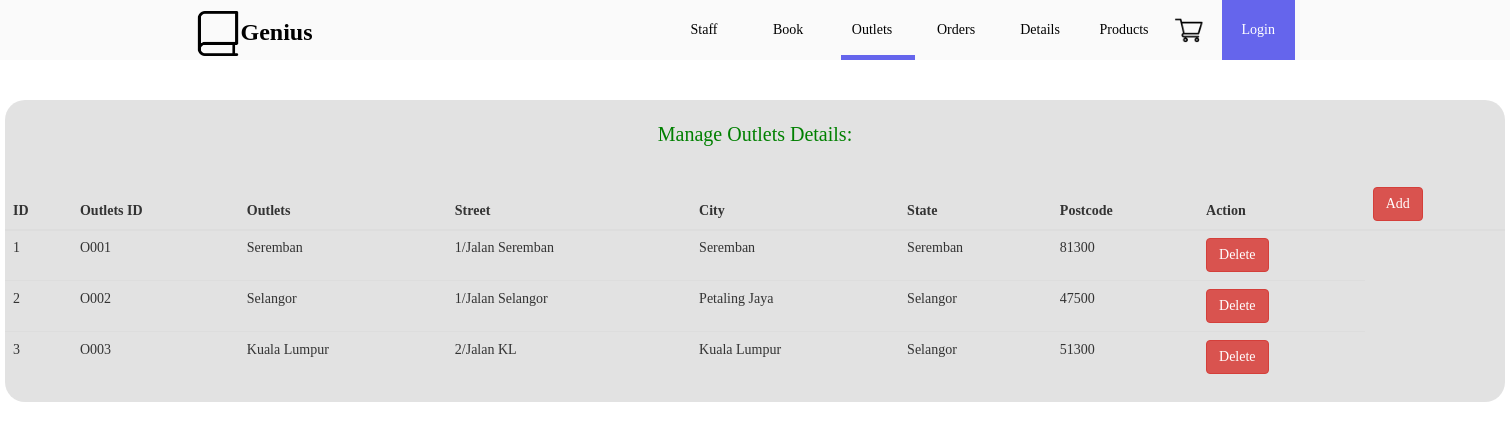
The app's page /admin/outlet.php with its own data.
### tables this page shows
CREATE TABLE `outlets` (
  `id` int NOT NULL AUTO_INCREMENT,
  `outletsID`  varchar(255) NOT NULL,
  `outlets`  varchar(255) NOT NULL,
  `street` varchar(255) NOT NULL,
  `city` varchar(255) NOT NULL,
  `state` varchar(255) NOT NULL,
  `postcode` varchar(255) NOT NULL,
  PRIMARY KEY (id)
);

### admin/outlet.php (the view, shortened to what this page needs)
<!DOCTYPE html>
<html>
<link href="https://cdnjs.cloudflare.com/ajax/libs/twitter-bootstrap/3.3.7/css/bootstrap.min.css" rel="stylesheet" />
<link rel="stylesheet" href="https://cdnjs.cloudflare.com/ajax/libs/bootstrap-tagsinput/0.8.0/bootstrap-tagsinput.css">
<link rel="stylesheet" href="https://cdnjs.cloudflare.com/ajax/libs/bootstrap-tagsinput/0.8.0/bootstrap-tagsinput-typeahead.css" />
<link rel="stylesheet" href="../css/homepage.css" type="text/css">
<link rel="stylesheet" href="../css/website.css" type="text/css">
<link rel="stylesheet" href="../css/products.css" type="text/css">
<head>
</head>
<?php
if (isset($_GET['outlet'])) {
  $selectedOutlet = $_GET['outlet'];
} else {
  $selectedOutlet = 'd';
}
?>
<body style="height: 1700px" id="style-1">
  <div id="home" class="nav-bar">
    <nav class="nav-box">
        <a class="logo-text" >
            <img class="navigate-logo" src="../img/book.png" alt="Book">
            <b>Genius</b>
        </a>
        <?php
        if (isset($_SESSION['loggedin']) && $_SESSION['loggedin'] == true) {
            echo '<button onclick="showLogoutDiv()" class="nav-contact nav-list logged-in">';
            echo "Hello, ",$_SESSION['name'],"!";
            echo '</button>';
        } else {
            echo '<a class="nav-contact nav-list" href="../profile/login.php">';
            echo "Login";
            echo '</a>';
        }
        ?>
        <img class="my-cart cart-icon" src="../img/cart.svg" alt="cart">
        <a class="nav-list" onclick="phome()">Products<div></div></a>
        <a class="nav-list" onclick="details()">Details<div></div></a>
        <a class="nav-list" onclick="order()">Orders<div></div></a>
        <a class="nav-list" onclick="outlets()">Outlets<div class="nav-active"></div></a>
        <a class="nav-list" onclick="book()">Book<div></div></a>
        <a class="nav-list" onclick="staff()">Staff</div></a>
<div>
  <?php require_once 'adminphp.php'; ?>
  <div class="background" style="height: 1650px">
  <div class="container">
    <?php
        $mysqli = new mysqli('localhost', 'root', '', 'capstone2') or die(mysqli_error($mysqli));
        $result = $mysqli->query("SELECT * FROM outlets") or die($mysqli_error);
        ?>
        <br><p style="font-size:20px; color:green;">Manage Outlets Details:</p><br>
        <div class="row justify-content-center">
            <table class="table table-align">
                <thead>
                    <tr>
                        <th>ID</th>
                        <th>Outlets ID</th>
                        <th>Outlets</th>
                        <th>Street</th>
                        <th>City</th>
                        <th>State</th>
                        <th>Postcode</th>
                        <th colspan="5">Action</th>
                        <th><a href="addoutlet.php?outlet=<?php echo $selectedOutlet; ?>"
                            class="btn btn-danger">Add</a></th>
                </thead>
        <?php
            while ($row = $result->fetch_assoc()): ?>
                <tr>
                    <td><?php echo $row['id']; ?></td>
                    <td><?php echo $row['outletsID']; ?></td>
                    <td><?php echo $row['outlets']; ?></td>
                    <td><?php echo $row['street']; ?></td>
                    <td><?php echo $row['city']; ?></td>
                    <td><?php echo $row['state']; ?></td>
                    <td><?php echo $row['postcode']; ?></td>
                    <td>
                    <a href="outlet.php?deleteproducts=<?php echo $row['id']; ?>&outlet=<?php echo $selectedOutlet; ?>"
                      class="btn btn-danger">Delete</a>
                    </td>
                </tr>
            <?php endwhile; ?>
            </table>
        </div>
</div>
</div>
</body>
</html>

### css/homepage.css (style rules this page uses)
body { height: max-content; align-items: center; justify-content: center; }
.container { background-color: rgba(211, 211, 211, 0.658); width: 1500px; margin-left: auto; margin-right: auto; border-radius: 20px; text-align: center; }

### css/website.css (style rules this page uses)
body { overflow-x: hidden; margin: 0; font-family: Bahnschrift; -ms-overflow-style: none; scrollbar-width: none; overflow-y: scroll; scroll-behavior: smooth; }
.nav-bar { position: fixed; margin-right: 0 auto 0 auto; top: 0; left: 0; width: 100%; height: 60px; background-color: #FAFAFA; overflow: hidden; z-index: 3; }
.nav-box { height: 60px; width: 1300px; margin-left: auto; margin-right: auto; }
.logo-text { font-size: 24px; color: black; text-decoration: none; line-height: 64px; float: left; }
.my-cart { float: right; padding-top: 16.5px; width: 45.5px; height: 26px; cursor: pointer; }
.nav-list { float: right; color: black; text-align: center; text-decoration: none; font-size: 14px; width: 84px; line-height: 59px; white-space: nowrap; padding-left: 6px; padding-right: 6px; }
.nav-contact { color: white; background-color:rgb(101, 101, 236); height: 60px; width: 125px; vertical-align: center; margin-left: 10px; z-index: 2; }
.background { height: 800px; padding-top: 100px; left: 50%; }

### css/products.css (style rules this page uses)
body { overflow-x: hidden; margin: 0; font-family: Bahnschrift; overflow-y: scroll; scroll-behavior: smooth; background-repeat: repeat; background-image: url("../img/template-image/main-background.png"); }
.nav-bar { position: fixed; margin-right: auto; margin-left: auto; margin-bottom: 0; margin-top: 0; top: 0; left: 0; width: 100%; height: 60px; background-color: #FAFAFA; overflow: hidden; z-index: 3; }
.nav-box { height: 60px; width: 1100px; transform: translate(-10px); margin-left: auto; margin-right: auto; }
.logo-text { font-size: 24px; color: black; text-decoration: none; line-height: 64px; float: left; }
.my-cart { float: right; padding-top: 16.5px; width: 45.5px; height: 26px; }
.nav-list { float: right; color: black; text-align: center; text-decoration: none; font-size: 14px; width: 84px; line-height: 59px; white-space: nowrap; padding-left: 6px; padding-right: 6px; }
.nav-contact { border: 0; font-family: Bahnschrift; color: white; background-color: rgb(101, 101, 236); height: 60px; width: auto; padding-left: 20px; padding-right: 20px; vertical-align: center; margin-left: 10px; }
.my-cart { cursor: pointer; }
.nav-active { position: absolute; width: 74.4px; height: 5.2px; background-color: rgb(101, 101, 236); bottom: 0; transform: translate(5px); z-index: -1; }
.table-align { text-align: left; }

### admin/outlet.php (style rules this page uses)
.navigate-logo { float: left; padding-top: 10.5px; width: 45.5px; }
.cart-icon { padding-top: 15.5px; width: 45.5px; height:45px; }
.table-align { text-align: left; }

### records on screen
outlets: id "1", outletsID "O001", outlets "Seremban", street "1/Jalan Seremban", city "Seremban", state "Seremban", postcode "81300"
outlets: id "2", outletsID "O002", outlets "Selangor", street "1/Jalan Selangor", city "Petaling Jaya", state "Selangor", postcode "47500"
outlets: id "3", outletsID "O003", outlets "Kuala Lumpur", street "2/Jalan KL", city "Kuala Lumpur", state "Selangor", postcode "51300"
